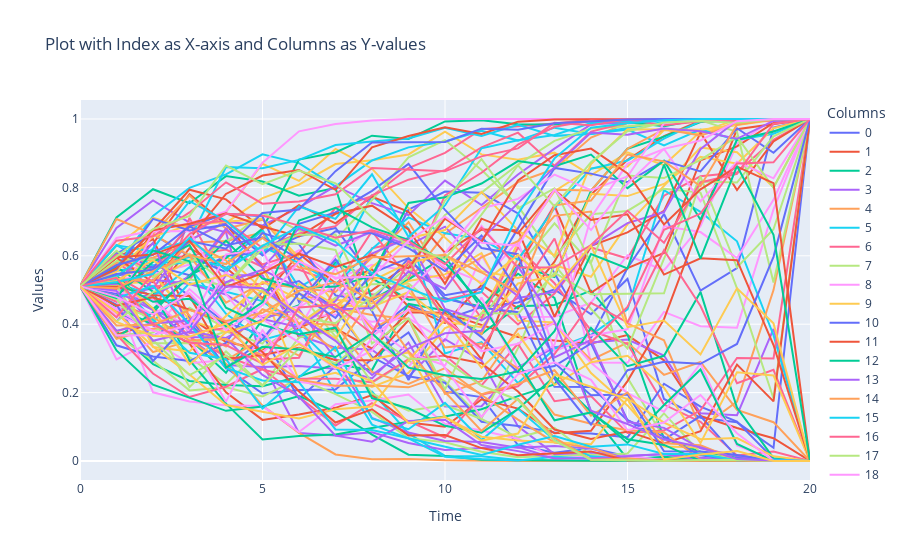

Here is the notebook cell this chart was saved with:
### Code cell
fig = go.Figure()

# Add traces for each column
for column in deltas.columns:
    fig.add_trace(go.Scatter(x=deltas.index, y=deltas[column], mode='lines', name=column))

# Update layout
fig.update_layout(
    title='Plot with Index as X-axis and Columns as Y-values',
    xaxis_title='Time',
    yaxis_title='Values',
    template='plotly',
    legend=dict(title='Columns'),
)

# Show the plot
fig.show()
